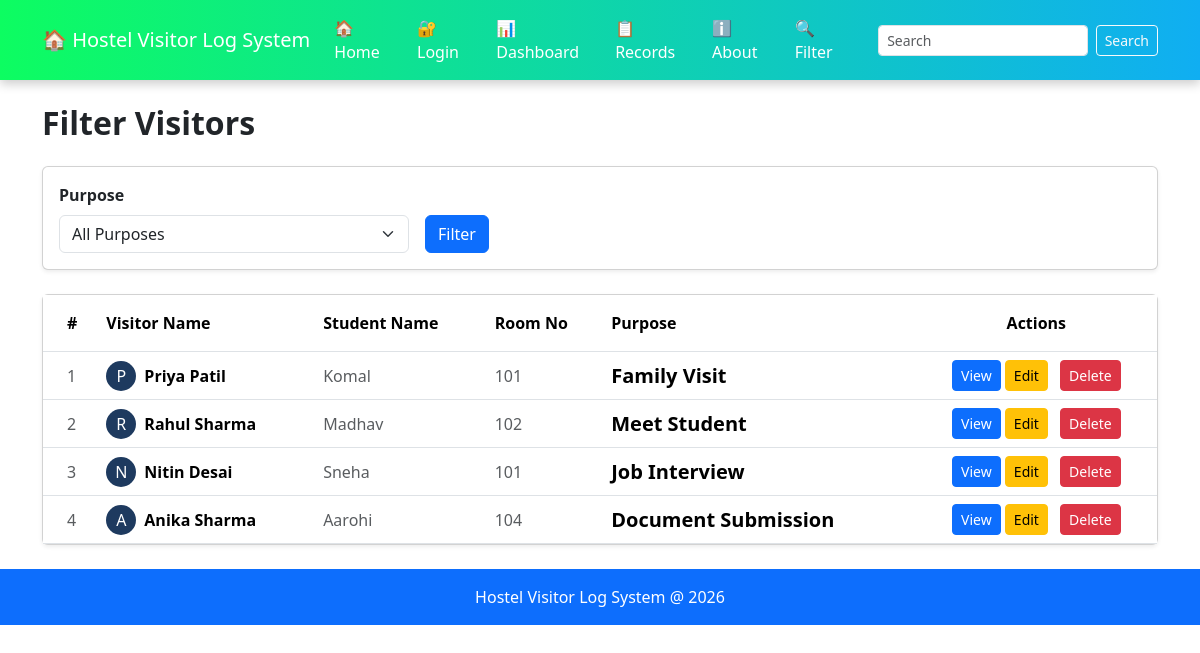
/filter, run on an earlier commit of the app's database.
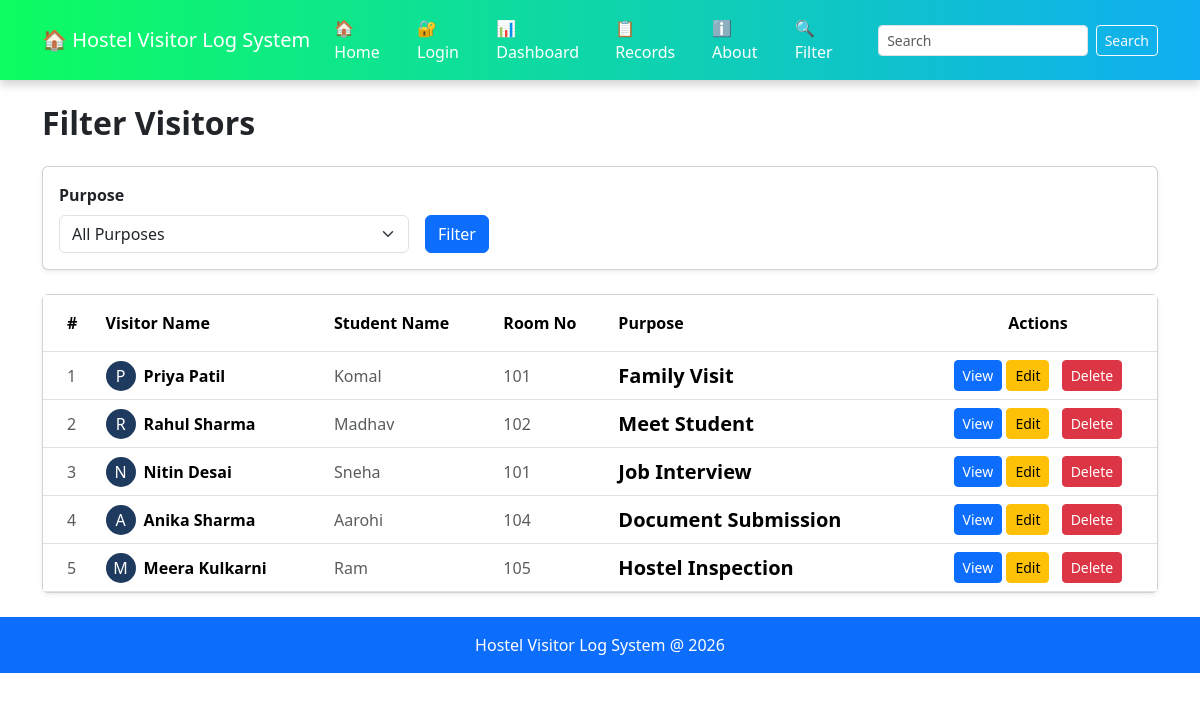
And on a later commit of the database.
### tables this page shows
CREATE TABLE visitors(
        id INTEGER PRIMARY KEY AUTOINCREMENT,
        visitor_name TEXT NOT NULL,
        student_name TEXT NOT NULL,
        room_no TEXT NOT NULL,
        purpose TEXT NOT NULL
    );

### app.py (the view)
@app.route('/filter')
def filter_students():
    purpose = request.args.get('purpose', '')
    conn = get_db()
    purposes = conn.execute("""
        SELECT DISTINCT purpose
        FROM visitors
        ORDER BY purpose
    """).fetchall()
    if purpose:
        visitors = conn.execute("""
            SELECT *
            FROM visitors
            WHERE purpose = ?
            ORDER BY id ASC
        """, (purpose,)).fetchall()
    else:
        visitors = conn.execute("""
            SELECT *
            FROM visitors
            ORDER BY id ASC
        """).fetchall()
    conn.close()
    return render_template(
        'filter.html',
        visitors=visitors,
        purposes=purposes,
        selected_purpose=purpose
    )

### app.py (called while the page is built)
def get_db():
    conn = sqlite3.connect("Database.db")
    conn.row_factory = sqlite3.Row
    return conn

### templates/filter.html (shortened to what this page needs)
{% extends 'base.html' %}
{% block content %}
<h2 class="fw-bold mb-4">Filter Visitors</h2>
<div class="card mb-4 shadow-sm">
    <div class="card-body">
        <form method="GET" action="/filter" >
            <div class="row g-3 align-items-end">
                <div class="col-md-4">
                    <label class="form-label fw-bold">Purpose</label>
                    <select name="purpose" class="form-select">
    <option value="">All Purposes</option>
</select>
                </div>
                <div class="col-md-4">
                    <button type="submit" class="btn btn-primary">Filter</button>
                </div>
            </div>
        </form>
    </div>
</div>
{% if visitors %}
<div class="card shadow-sm">
    <div class="card-body p-0">
        <div class="table-responsive">
            <table class="table table-hover mb-0">
                <thead style="background-color: #1e3a5f; color:white;">
                    <tr>
                        <th class="py-3 ps-4">#</th>
                        <th class="py-3"> Visitor Name</th>
                        <th class="py-3">Student Name</th>
                        <th class="py-3">Room No</th>
                        <th class="py-3">Purpose</th>
                        <th class="py-3 text-center">Actions</th>
                    </tr>
                </thead>
                <tbody>
                    {% for visitor in visitors %}
                    <tr class="align-middle">
                        <td class="ps-4 text-muted">
                            {{ loop.index }}
                        </td>
                        <td>
                            <div class="d-flex align-items-center">
                                <div class="rounded-circle d-flex justify-content-center align-items-center me-2"
                                     style="width:30px; height:30px; background-color:#1e3a5f; color:white;">
                                    {{ visitor['visitor_name'][0] }}
                                </div>
                                <span class="fw-bold">{{ visitor['visitor_name'] }}</span>
                            </div>
                        </td>
                        <td class="text-muted">{{ visitor['student_name'] }}</td>
                        <td class="text-muted">{{ visitor['room_no'] }}</td>
                        <td>
                            <span class="fw-bold fs-5">{{ visitor['purpose'] }}</span>
                        </td>
                        <td class="text-center">
                            <a href="/view/{{ visitor['id'] }}"
                               class="btn btn-sm btn-primary">
                                View
                            </a>
                            <a href="/edit_visitor/{{ visitor['id'] }}"
                               class="btn btn-sm btn btn-sm btn-warning me-2">
                                 Edit
                            </a>
                            <a href="/delete/{{ visitor['id'] }}"
                               class="btn btn btn-sm btn-danger"
                               onclick="return confirm('Are you sure you want to delete this visitor?');">
                                 Delete
                            </a>
                        </td>
                    </tr>
                    {% endfor %}
                </tbody>
            </table>
        </div>
    </div>
</div>
{% else %}
<div class="alert alert-info mt-4" role="alert">
    No visitors found for the selected filter.
</div>
{% endif %}
{% endblock %}

What changed in the data, as far as the page shows it:
added visitors: visitor_name "M", visitor_name "Meera Kulkarni", student_name "Ram", room_no "105", purpose "Hostel Inspection"
